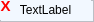
<?xml version="1.0" encoding="UTF-8"?>
<ui version="4.0">
 <class>Form</class>
 <widget class="QWidget" name="Form">
  <property name="geometry">
   <rect>
    <x>0</x>
    <y>0</y>
    <width>94</width>
    <height>22</height>
   </rect>
  </property>
  <property name="minimumSize">
   <size>
    <width>0</width>
    <height>21</height>
   </size>
  </property>
  <property name="maximumSize">
   <size>
    <width>16777215</width>
    <height>22</height>
   </size>
  </property>
  <property name="windowTitle">
   <string>Form</string>
  </property>
  <layout class="QVBoxLayout" name="verticalLayout">
   <property name="spacing">
    <number>0</number>
   </property>
   <property name="leftMargin">
    <number>0</number>
   </property>
   <property name="topMargin">
    <number>0</number>
   </property>
   <property name="rightMargin">
    <number>0</number>
   </property>
   <property name="bottomMargin">
    <number>0</number>
   </property>
   <item>
    <widget class="QFrame" name="frame_34">
     <property name="minimumSize">
      <size>
       <width>0</width>
       <height>22</height>
      </size>
     </property>
     <property name="maximumSize">
      <size>
       <width>16777215</width>
       <height>30</height>
      </size>
     </property>
     <property name="styleSheet">
      <string notr="true">border-bottom:1px solid  rgb(195, 195, 195);
background-color: rgb(242, 248, 255);</string>
     </property>
     <property name="frameShape">
      <enum>QFrame::StyledPanel</enum>
     </property>
     <property name="frameShadow">
      <enum>QFrame::Raised</enum>
     </property>
     <widget class="QLabel" name="label_19">
      <property name="geometry">
       <rect>
        <x>0</x>
        <y>0</y>
        <width>91</width>
        <height>20</height>
       </rect>
      </property>
      <property name="styleSheet">
       <string notr="true">border:0px;</string>
      </property>
      <property name="text">
       <string>TextLabel</string>
      </property>
      <property name="alignment">
       <set>Qt::AlignCenter</set>
      </property>
     </widget>
     <widget class="QPushButton" name="pushButton_9">
      <property name="geometry">
       <rect>
        <x>-2</x>
        <y>-2</y>
        <width>15</width>
        <height>15</height>
       </rect>
      </property>
      <property name="font">
       <font>
        <family>Segoe UI</family>
        <pointsize>11</pointsize>
        <bold>true</bold>
       </font>
      </property>
      <property name="cursor">
       <cursorShape>PointingHandCursor</cursorShape>
      </property>
      <property name="styleSheet">
       <string notr="true">color: rgb(255, 0, 0);
border:none</string>
      </property>
      <property name="text">
       <string>X</string>
      </property>
     </widget>
    </widget>
   </item>
  </layout>
 </widget>
 <resources/>
 <connections/>
</ui>
